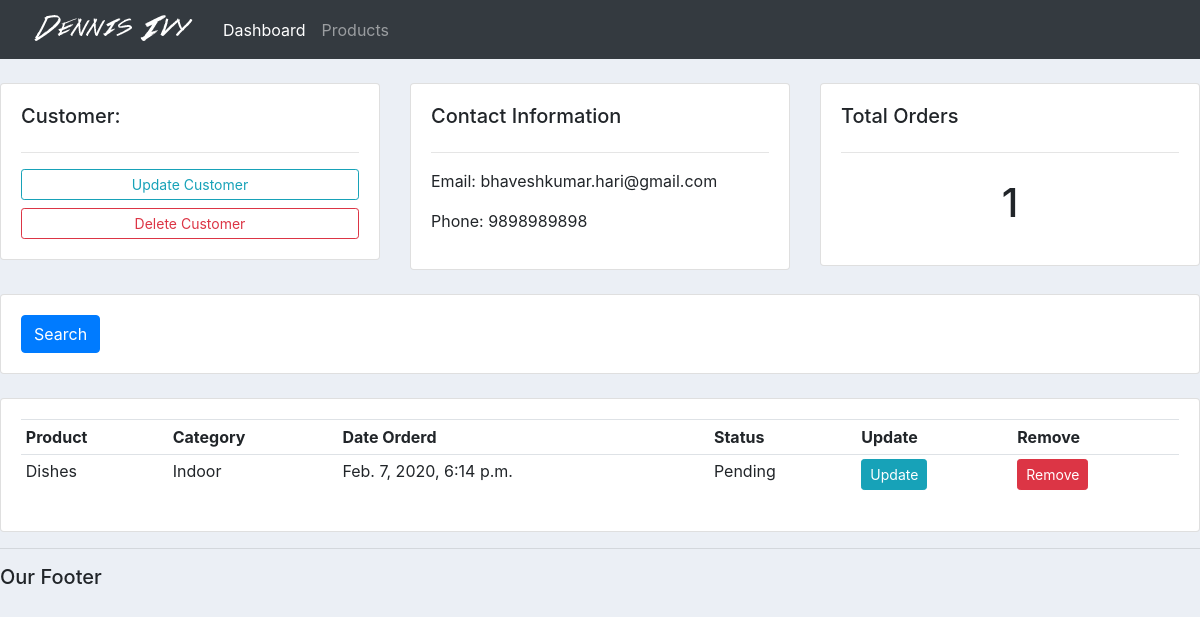
Before: /customer/1/ with the older database file.
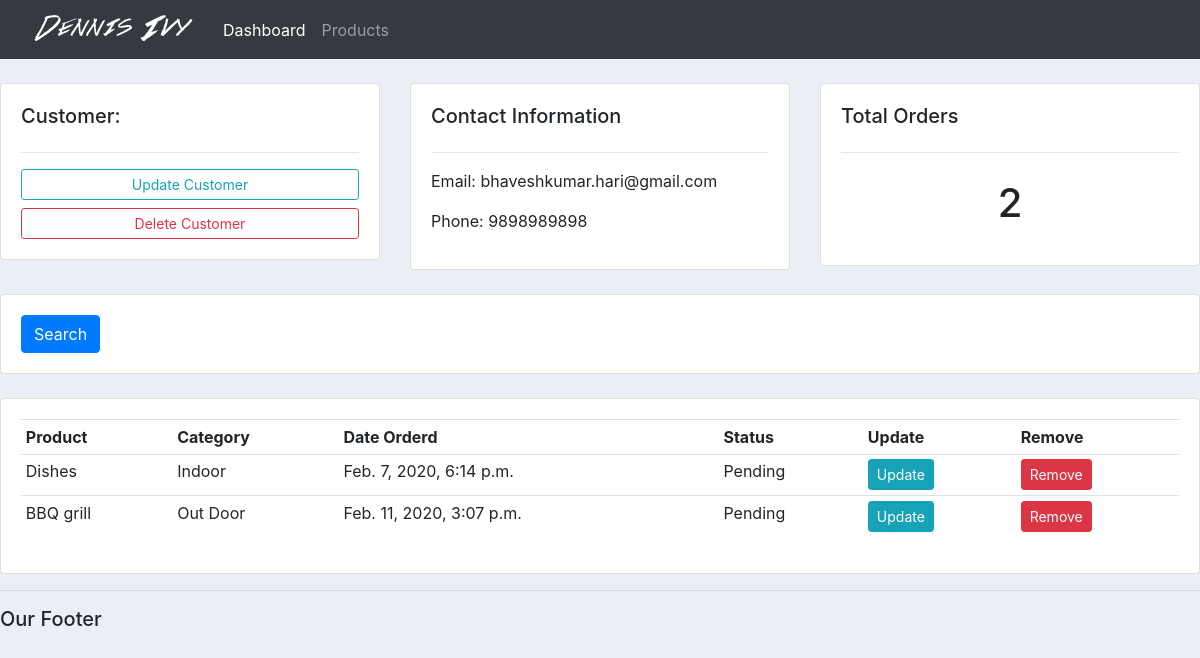
After: the same page with the newer database file.
### accounts/models.py (models this page shows)
class Order(models.Model):
    STATUS = (
        ('Pending', 'Pending'),
        ('Out for delivery', 'Out for delivery'),
        ('Delivered', 'Delivered')
    )
    customer = models.ForeignKey(Customer, null=True, on_delete = models.SET_NULL)
    product = models.ForeignKey(Product, null=True, on_delete = models.SET_NULL)
    date_created = models.DateTimeField(auto_now_add=True, null=True)
    status = models.CharField(max_length=200, null=True, choices=STATUS)

class Product(models.Model):
    CATEGORY = (
        ('Indoor', 'Indoor'),
        ('Out Door', 'Out Door'),
    )
    name = models.CharField(max_length=200, null=True)
    price = models.FloatField(null=True)
    category = models.CharField(max_length=200, null=True, choices=CATEGORY)
    description = models.CharField(max_length=200, null=True, blank=True)
    date_created = models.DateTimeField(auto_now_add=True, null=True)
    tags = models.ManyToManyField(Tag)
    def __str__(self):
        return self.name

### accounts/views.py (the view)
# urls.py: path('customer/<str:pk_test>/', views.customer, name="customer"),
def customer(request, pk_test):
    customer = Customer.objects.get(id=pk_test)
    orders = customer.order_set.all()
    order_count = orders.count()
    context = {'customer': customer, 'orders': orders, 'order_count': order_count}
    return render(request, 'accounts/customer.html', context)

### accounts/templates/accounts/customer.html
{%  extends 'accounts/main.html' %}
{% block content %}
<br>
<div class="row">
	<div class="col-md">
		<div class="card card-body">
			<h5>Customer:</h5>
			<hr>
			<a class="btn btn-outline-info  btn-sm btn-block" href="">Update Customer</a>
			<a class="btn btn-outline-danger  btn-sm btn-block" href="">Delete Customer</a>
		</div>
	</div>
	<div class="col-md">
		<div class="card card-body">
			<h5>Contact Information</h5>
			<hr>
			<p>Email: {{ customer.email }} </p>
			<p>Phone: {{ customer.phone }} </p>
		</div>
	</div>
	<div class="col-md">
		<div class="card card-body">
			<h5>Total Orders</h5>
			<hr>
			<h1 style="text-align: center;padding: 10px"> {{ order_count }}</h1>
		</div>
	</div>
</div>
<br>
<div class="row">
	<div class="col">
		<div class="card card-body">
			<form method="get">
		    <button class="btn btn-primary" type="submit">Search</button>
		  </form>
		</div>
	</div>
</div>
<br>
<div class="row">
	<div class="col-md">
		<div class="card card-body">
			<table class="table table-sm">
				<tr>
					<th>Product</th>
					<th>Category</th>
					<th>Date Orderd</th>
					<th>Status</th>
					<th>Update</th>
					<th>Remove</th>
				</tr>
				{% for order in orders %}
				<tr>
					<td>{{ order.product }}</td>
					<td>{{ order.product.category }}</td>
					<td>{{ order.date_created }}</td>
					<td>{{ order.status }}</td>
					<td><a class="btn btn-sm btn-info" href="">Update</a></td>
					<td><a class="btn btn-sm btn-danger" href="">Remove</a></td>
				</tr>
				{% endfor %}
			</table>
		</div>
	</div>
</div>
{% endblock %}

Changed rows visible on the page:
added Order: product "BBQ grill", product.category "Out Door", date_created "Feb. 11, 2020, 3:07 p.m.", status "Pending"
Other visible differences:
{{ order_count }}: "1" → "2"
